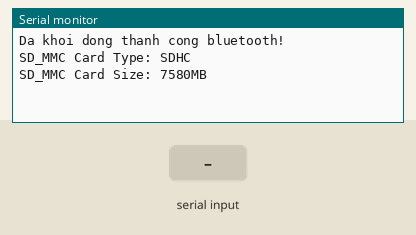
This program was run on a simulated ESP32. On the bench: the last lines printed to the serial monitor. Inputs (shaded band) come from the test bench. Storage starts empty; nothing arrives over Bluetooth unless stated; the camera gives no picture.

Above: at 1.7 s.
1.8 s: "90,45\n" received over the second serial link
At 3.7 s:
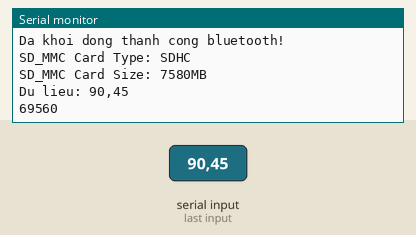
4.3 s: "5\n" received over the second serial link
At 5.9 s:
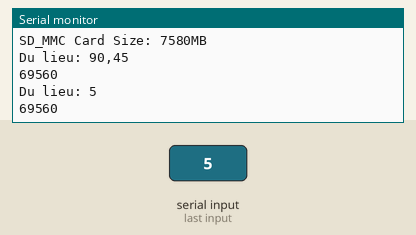

The program:

main.cpp
```cpp
/*
 * Đầu tiên tạo bluetooth client để chờ điện thoại kết nối
 * Chương trình sẽ chờ cho đến khi có dữ liệu gửi từ điện thoại
 * Bắt đầu chụp ảnh
 */
#include <Arduino.h>

 #include "config.h"
 #include "timeFunction.h"
 #include "takePhotoESP.h"
 #include "bluetoothControl.h"

void setup() {
  Serial.begin(115200);
  bluetoothSetup();
  cameraSetup();
}

void loop() {
  bluetoothLoop();
  cameraLoop();
}
```

bluetoothControl.h
```cpp
#include <ArduinoJson.h>
#include "BluetoothSerial.h"

#if !defined(CONFIG_BT_ENABLED) || !defined(CONFIG_BLUEDROID_ENABLED)
#error Bluetooth is not enabled! Please run `make menuconfig` to and enable it
#endif

BluetoothSerial SerialBT;

void bluetoothSetup() {
  SerialBT.begin("Camera giao thông"); //Bluetooth device name
  Serial.println("Da khoi dong thanh cong bluetooth!");
}

StaticJsonDocument<100> doc;
String jsonString = "";

long char2L(String str)
{
  long result = 0;
  for (int i = 0; i < str.length(); ++i)
  {
    result = result*10 + str[i] - '0';
  }
  Serial.println(String(result));
  return result;
}

void bluetoothLoop() {
  delay(30);
  if (SerialBT.available()) {
    jsonString = SerialBT.readString();
    Serial.println("Du lieu: " + jsonString);
    startOpenCamera = true;
    // Deserialize the JSON document
    DeserializationError error = deserializeJson(doc, jsonString);

    // Test if parsing succeeds.
    if (error) {
      Serial.print(F("deserializeJson() failed: "));
     Serial.println(error.f_str());
      return;
    }
    String timeData = doc["time"];
    rtc.setTime(char2L(timeData));
    SerialBT.end();
  }

}
```

takePhotoESP.h
```cpp
#include "FS.h"       // SD Card
#include "SD_MMC.h"   // SD Card

#include "esp_camera.h"
#include "Arduino.h"
#include "soc/soc.h"           // Disable brownout problems
#include "soc/rtc_cntl_reg.h"  // Disable brownout problems
#include "driver/rtc_io.h"
#include <EEPROM.h>            // read and write from flash memory

// define the number of bytes you want to access
#define EEPROM_SIZE 4

// Pin definition for CAMERA_MODEL_AI_THINKER
#define PWDN_GPIO_NUM     32
#define RESET_GPIO_NUM    -1
#define XCLK_GPIO_NUM      0
#define SIOD_GPIO_NUM     26
#define SIOC_GPIO_NUM     27

#define Y9_GPIO_NUM       35
#define Y8_GPIO_NUM       34
#define Y7_GPIO_NUM       39
#define Y6_GPIO_NUM       36
#define Y5_GPIO_NUM       21
#define Y4_GPIO_NUM       19
#define Y3_GPIO_NUM       18
#define Y2_GPIO_NUM        5
#define VSYNC_GPIO_NUM    25
#define HREF_GPIO_NUM     23
#define PCLK_GPIO_NUM     22


#define FLASH_GPIO_NUM 4

#define FLASH_BRIGHTNESS 0

const int freq = 5000;
const int ledChannel = LEDC_CHANNEL_6;


void cameraSetup() {
  //At first init SD_MMC because otherwise begin() returns false
  if (!SD_MMC.begin("/sdcard", true)) {
    Serial.println("Card Mount Failed");
    return;
  }
  uint8_t cardType = SD_MMC.cardType();

  if (cardType == CARD_NONE) {
    Serial.println("No SD_MMC card attached");
    return;
  }

  Serial.print("SD_MMC Card Type: ");
  if (cardType == CARD_MMC) {
    Serial.println("MMC");
  } else if (cardType == CARD_SD) {
    Serial.println("SDSC");
  } else if (cardType == CARD_SDHC) {
    Serial.println("SDHC");
  } else {
    Serial.println("UNKNOWN");
  }

  uint64_t cardSize = SD_MMC.cardSize() / (1024 * 1024);
  Serial.printf("SD_MMC Card Size: %lluMB\n", cardSize);

  delay(250);

  WRITE_PERI_REG(RTC_CNTL_BROWN_OUT_REG, 0); //disable brownout detector
  camera_config_t config;
  config.ledc_channel = LEDC_CHANNEL_0;
  config.ledc_timer = LEDC_TIMER_0;
  config.pin_d0 = Y2_GPIO_NUM;
  config.pin_d1 = Y3_GPIO_NUM;
  config.pin_d2 = Y4_GPIO_NUM;
  config.pin_d3 = Y5_GPIO_NUM;
  config.pin_d4 = Y6_GPIO_NUM;
  config.pin_d5 = Y7_GPIO_NUM;
  config.pin_d6 = Y8_GPIO_NUM;
  config.pin_d7 = Y9_GPIO_NUM;
  config.pin_xclk = XCLK_GPIO_NUM;
  config.pin_pclk = PCLK_GPIO_NUM;
  config.pin_vsync = VSYNC_GPIO_NUM;
  config.pin_href = HREF_GPIO_NUM;
  config.pin_sscb_sda = SIOD_GPIO_NUM;
  config.pin_sscb_scl = SIOC_GPIO_NUM;
  config.pin_pwdn = PWDN_GPIO_NUM;
  config.pin_reset = RESET_GPIO_NUM;
  config.xclk_freq_hz = 20000000;
  config.pixel_format = PIXFORMAT_JPEG ;//PIXFORMAT_GRAYSCALE

  if (psramFound()) {
    config.frame_size = FRAMESIZE_VGA; // FRAMESIZE_ + QVGA|CIF|VGA|SVGA|XGA|SXGA|UXGA
    config.jpeg_quality = 10;
    config.fb_count = 2;
  } else {
    config.frame_size = FRAMESIZE_VGA;
    config.jpeg_quality = 10;//0-63, lower means higher quality
    config.fb_count = 1;
  }

  // Init Camera
  esp_err_t err = esp_camera_init(&config);
  if (err != ESP_OK) {
    Serial.printf("Camera init failed with error 0x%x", err);
    return;
  }

}

String timeNow()
{
  return String(rtc.getTime("%F %H-%M-%S"));
}

void writeFile(fs::FS &fs) {
  String dateTimeString = "";
  dateTimeString = timeNow()  ;
  String path = "/" + dateTimeString + ".jpg";
  Serial.printf("Writing file: %s\n", path.c_str());

  File file = fs.open(path.c_str(), FILE_WRITE);


  Serial.println("take photo..");
  // Take Picture with Camera
  camera_fb_t * fb = NULL;
  fb = esp_camera_fb_get();
  vTaskDelay(50);
  if (!fb) {
    Serial.println("Camera capture failed");
    return;
  }

  if (!file) {
    Serial.println("Failed to open file for writing");
    return;
  }
  file.write(fb->buf, fb->len); // payload (image), payload length

  esp_camera_fb_return(fb);
}


int i = 0;
unsigned long previousMillis = 0;
unsigned long previousTakePhoto = 0;
void cameraLoop() {
  unsigned long currentMillis = millis();
  if (currentMillis - previousMillis >= timePauseTakePhoto)
  {
    if(currentMillis - previousMillis <= timeTakePhoto + timePauseTakePhoto)
    {
        unsigned long currentTakePhoto = millis();
        if (currentTakePhoto - previousTakePhoto >= timeDuringTake)
        {
              if (startOpenCamera) writeFile(SD_MMC);
              previousTakePhoto = currentTakePhoto;
        }
    }
    else
    {
      previousMillis = currentMillis;
    }
  }
}
```

timeFunction.h
```cpp
#include <ESP32Time.h>

ESP32Time rtc;

void timeSetup() {
  Serial.begin(115200);
}
```

config.h
```cpp
int timePauseTakePhoto  = 15*60*1000;
int timeTakePhoto       = 60*1000;
int timeDuringTake      = 3*1000;
boolean startOpenCamera = false;
```

Measured:
- after the input at 1.8 s, the serial monitor: prints a new line after 1.0 s (image 1)
- after the input at 4.3 s, the serial monitor: prints a new line after 1.0 s (image 2)
